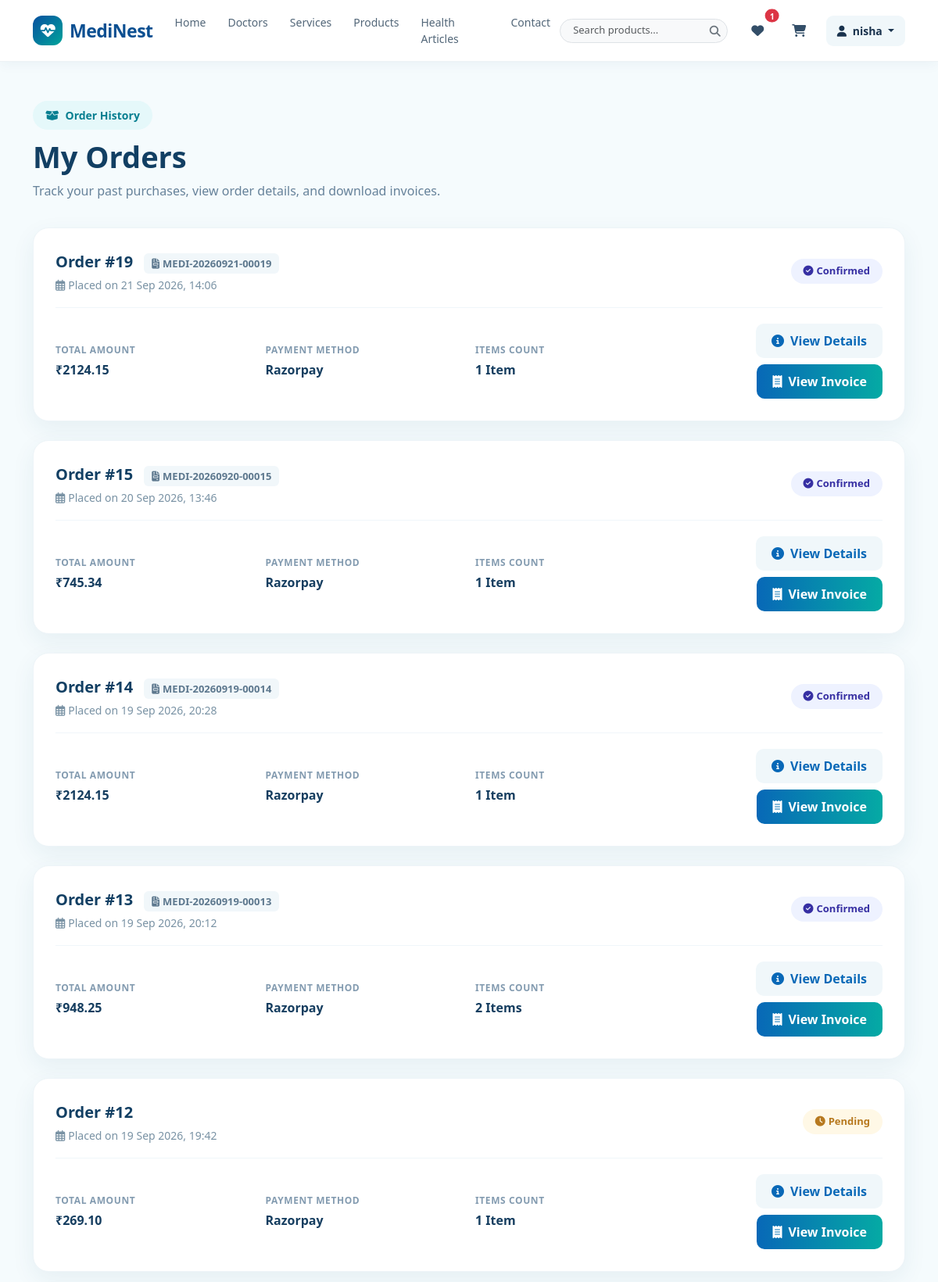
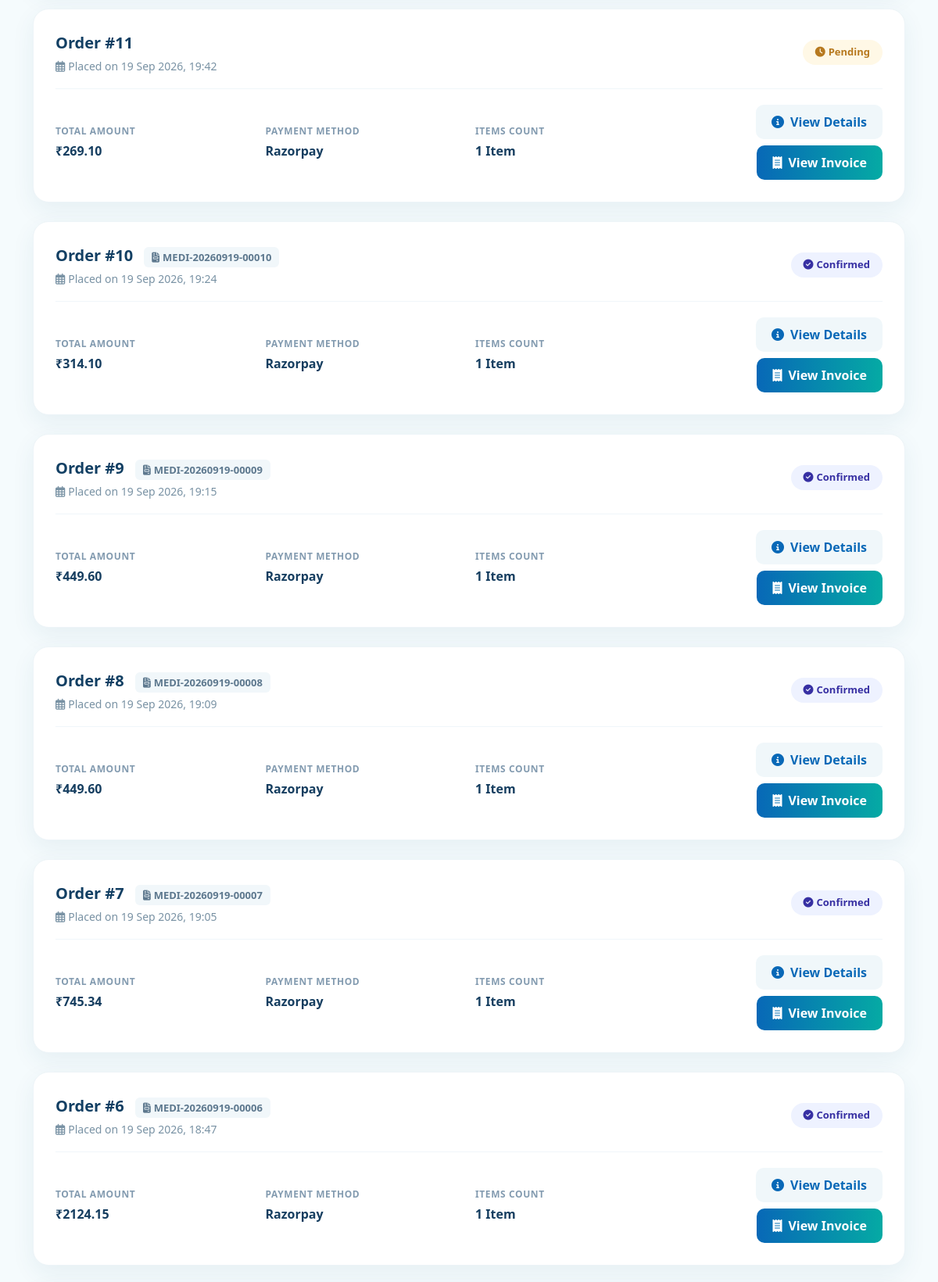
The page /orders/my-orders/ (signed in, upper part) on the database its author committed (2 pictures, top to bottom).
### orders/models.py (models this page shows, shortened)
class Order(models.Model):
    PAYMENT_CHOICES = [
        ("razorpay", "Razorpay"),
        ("cod", "Cash on Delivery"),
    ]
    STATUS_CHOICES = [
        ("pending", "Pending"),
        ("confirmed", "Confirmed"),
        ("shipped", "Shipped"),
        ("delivered", "Delivered"),
        ("cancelled", "Cancelled"),
    ]
    user = models.ForeignKey(
        settings.AUTH_USER_MODEL,
        on_delete=models.CASCADE
    )
    full_name = models.CharField(max_length=150)
    phone = models.CharField(max_length=20)
    address_line1 = models.CharField(max_length=255)
    address_line2 = models.CharField(max_length=255, blank=True)
    city = models.CharField(max_length=100)
    state = models.CharField(max_length=100)
    pincode = models.CharField(max_length=10)
    payment_method = models.CharField(
        max_length=20,
        choices=PAYMENT_CHOICES,
        default="cod"
    )
    status = models.CharField(
        max_length=20,
        choices=STATUS_CHOICES,
        default="pending"
    )
    razorpay_order_id = models.CharField(
        max_length=255,
        blank=True,
        null=True
    )
    razorpay_payment_id = models.CharField(
        max_length=255,
        blank=True,
        null=True
    )
    razorpay_signature = models.CharField(
        max_length=255,
        blank=True,
        null=True
    )
    invoice_number = models.CharField(
        max_length=50,
        blank=True,
        null=True
    )
    paid_at = models.DateTimeField(blank=True, null=True)
    total_amount = models.DecimalField(
        max_digits=10,
        decimal_places=2
    )
    created_at = models.DateTimeField(auto_now_add=True)

### orders/views.py (the view)
@login_required
def my_orders(request):
    orders = Order.objects.filter(user=request.user).order_by("-created_at")
    return render(
        request,
        "orders/my_orders.html",
        {"orders": orders},
    )

### orders/templates/orders/my_orders.html (shortened to what this page needs)
{% extends "base.html" %}
{% block content %}
<section class="orders-page">
    <div class="container">
        <div class="page-header">
            <div class="page-badge">
                <i class="fa-solid fa-box-open me-2"></i>Order History
            </div>
            <h1>My Orders</h1>
            <p>Track your past purchases, view order details, and download invoices.</p>
        </div>
        {% if orders %}
            {% for order in orders %}
            <div class="order-card">
                <div class="order-card-header">
                    <div>
                        <span class="order-id-title">Order #{{ order.id }}</span>
                        {% if order.invoice_number %}
                            <span class="invoice-tag"><i class="fa-solid fa-file-invoice me-1"></i>{{ order.invoice_number }}</span>
                        {% endif %}
                        <div class="order-date mt-1">
                            <i class="fa-regular fa-calendar-alt me-1"></i>Placed on {{ order.created_at|date:"d M Y, H:i" }}
                        </div>
                    </div>
                    <div>
                        {% if order.status == 'pending' %}
                            <span class="status-badge status-pending"><i class="fa-solid fa-clock me-1"></i>Pending</span>
                        {% elif order.status == 'confirmed' %}
                            <span class="status-badge status-confirmed"><i class="fa-solid fa-circle-check me-1"></i>Confirmed</span>
                        {% elif order.status == 'shipped' %}
                            <span class="status-badge status-shipped"><i class="fa-solid fa-truck-fast me-1"></i>Shipped</span>
                        {% elif order.status == 'delivered' %}
                            <span class="status-badge status-delivered"><i class="fa-solid fa-box-archive me-1"></i>Delivered</span>
                        {% else %}
                            <span class="status-badge status-cancelled"><i class="fa-solid fa-circle-xmark me-1"></i>Cancelled</span>
                        {% endif %}
                    </div>
                </div>
                <div class="row align-items-center g-3">
                    <div class="col-6 col-md-3">
                        <div class="info-label">Total Amount</div>
                        <div class="info-value">₹{{ order.total_amount|floatformat:2 }}</div>
                    </div>
                    <div class="col-6 col-md-3">
                        <div class="info-label">Payment Method</div>
                        <div class="info-value">{{ order.get_payment_method_display }}</div>
                    </div>
                    <div class="col-6 col-md-3">
                        <div class="info-label">Items Count</div>
                        <div class="info-value">{{ order.items.count }} Item{% if order.items.count != 1 %}s{% endif %}</div>
                    </div>
                    <div class="col-12 col-md-3 text-md-end">
                        <div class="d-flex gap-2 justify-content-md-end flex-wrap">
                            <a href="{% url 'orders:order_detail' order.id %}" class="btn-view-details">
                                <i class="fa-solid fa-circle-info"></i> View Details
                            </a>
                            <a href="{% url 'orders:invoice' order.id %}" class="btn-view-invoice">
                                <i class="fa-solid fa-receipt"></i> View Invoice
                            </a>
                        </div>
                    </div>
                </div>
            </div>
            {% endfor %}
        {% endif %}
    </div>
</section>
{% endblock %}

### core/templates/includes/navbar.html (shortened to what this page needs)
<nav class="navbar navbar-expand-lg bg-white sticky-top medinest-navbar">
    <div class="container">
        <a class="navbar-brand medinest-logo" href="{% url 'core:home' %}">
            <i class="fa-solid fa-heart-pulse"></i>
            MediNest
        </a>
        <div class="collapse navbar-collapse" id="medinestNavbar">
            <ul class="navbar-nav mx-auto mb-2 mb-lg-0">
                <li class="nav-item">
                    <a class="nav-link" href="{% url 'core:home' %}">
                        Home
                    </a>
                </li>
                <li class="nav-item">
                    <a class="nav-link" href="{% url 'doctors:doctor_list' %}">
                        Doctors
                    </a>
                </li>
                <li class="nav-item">
                    <a class="nav-link" href="{% url 'core:services' %}">
                        Services
                    </a>
                </li>
                <li class="nav-item">
                    <a class="nav-link" href="{% url 'products:product_list' %}">
                        Products
                    </a>
                </li>
                <li class="nav-item">
                    <a class="nav-link" href="{% url 'blog:article_list' %}">
                        Health Articles
                    </a>
                </li>
                <li class="nav-item">
                    <a class="nav-link" href="#">
                        Contact
                    </a>
                </li>
            </ul>
            <div class="d-flex align-items-center gap-3">
                <form action="{% url 'products:product_list' %}" method="get" class="d-none d-md-flex align-items-center me-1">
                    <div class="input-group input-group-sm rounded-pill overflow-hidden border bg-light" style="max-width: 220px;">
                        <input type="text" name="search" class="form-control border-0 bg-transparent ps-3 pe-1" placeholder="Search products..." value="{{ request.GET.search|default:'' }}" style="font-size: 13px;">
                        <button class="btn border-0 text-secondary px-2" type="submit" title="Search">
                            <i class="fa-solid fa-magnifying-glass"></i>
                        </button>
                    </div>
                </form>
                {% if user.is_authenticated %}
                <a href="{% url 'wishlist:wishlist' %}" class="nav-icon-btn position-relative" title="Wishlist">
                    <i class="fa-solid fa-heart"></i>
                    {% with wishlist_count=user.wishlistitem_set.count %}
                    {% if wishlist_count %}
                    <span class="position-absolute top-0 start-100 translate-middle badge rounded-pill bg-danger"
                        style="font-size: 10px;">
                        {{ wishlist_count }}
                    </span>
                    {% endif %}
                    {% endwith %}
                </a>
                {% endif %}
                <a href="{% url 'cart:cart_detail' %}" class="nav-icon-btn" title="Cart">
                    <i class="fa-solid fa-cart-shopping"></i>
                </a>
                {% if user.is_authenticated %}
                <div class="dropdown">
                    <button class="user-btn dropdown-toggle" type="button" data-bs-toggle="dropdown"
                        aria-expanded="false">
                        <i class="fa-solid fa-user me-1"></i>
                        {{ user.username }}
                    </button>
                </div>
                {% else %}
                <a href="{% url 'accounts:login' %}" class="login-btn">
                    Login
                </a>
                {% endif %}
            </div>
        </div>
    </div>
</nav>

### core/templates/includes/navbar.html (style rules this page uses)
.medinest-navbar { min-height: 72px; border-bottom: 1px solid #edf2f5; box-shadow: 0 3px 15px rgba(0, 60, 100, 0.05); z-index: 1000; }
.medinest-logo { display: flex; align-items: center; gap: 9px; font-size: 23px; font-weight: 800; color: #0b4f91 !important; letter-spacing: -0.5px; }
.medinest-logo i { width: 38px; height: 38px; display: flex; align-items: center; justify-content: center; border-radius: 12px; background: linear-gradient(135deg, #0750a0, #00a49b); color: white; font-size: 19px; }
.navbar-nav { gap: 4px; }
.navbar-nav .nav-link { color: #536779; font-size: 14px; font-weight: 500; padding: 10px 12px !important; border-radius: 9px; transition: all 0.25s ease; }
.nav-icon-btn { width: 38px; height: 38px; display: flex; align-items: center; justify-content: center; border: none; background: transparent; color: #334e68; border-radius: 50%; text-decoration: none; transition: 0.25s; }
.user-btn { border: none; background: #f0f7fa; color: #19324d; padding: 9px 14px; border-radius: 9px; font-size: 14px; font-weight: 600; }

### orders/templates/orders/my_orders.html (style rules this page uses)
.orders-page { background: #f5fbfd; min-height: 85vh; padding: 50px 0 80px; }
.page-header { margin-bottom: 35px; }
.page-badge { display: inline-block; background: #e5f8fa; color: #087f91; padding: 8px 16px; border-radius: 30px; font-size: 14px; font-weight: 600; margin-bottom: 12px; }
.page-header h1 { color: #123f63; font-size: 38px; font-weight: 800; margin-bottom: 8px; }
.page-header p { color: #66829a; font-size: 16px; }
.order-card { background: white; border-radius: 20px; padding: 28px; box-shadow: 0 10px 30px rgba(30, 90, 120, 0.07); margin-bottom: 24px; border: 1px solid #edf4f8; transition: transform 0.2s ease, box-shadow 0.2s ease; }
.order-card-header { display: flex; justify-content: space-between; align-items: center; flex-wrap: wrap; gap: 12px; padding-bottom: 18px; border-bottom: 1px solid #f0f6fa; margin-bottom: 20px; }
.order-id-title { font-size: 20px; font-weight: 800; color: #123f63; }
.invoice-tag { font-size: 13px; color: #5d788e; background: #f1f7fa; padding: 4px 10px; border-radius: 6px; font-weight: 600; margin-left: 10px; }
.order-date { color: #7992a4; font-size: 14px; }
.status-badge { display: inline-block; padding: 6px 16px; border-radius: 20px; font-size: 13px; font-weight: 700; text-transform: capitalize; }
.status-pending { background: #fff8e6; color: #b7791f; }
.status-confirmed { background: #eef2ff; color: #3730a3; }
.info-label { font-size: 12px; text-transform: uppercase; letter-spacing: 0.05em; color: #839bb0; font-weight: 600; margin-bottom: 4px; }
.info-value { font-size: 16px; font-weight: 700; color: #163e60; }
.btn-view-details { background: #f0f7fa; color: #0868b7; font-weight: 700; border-radius: 10px; padding: 10px 20px; text-decoration: none; transition: 0.2s; display: inline-flex; align-items: center; gap: 8px; }
.btn-view-invoice { background: linear-gradient(90deg, #0868b7, #05aaa4); color: white; font-weight: 700; border-radius: 10px; padding: 10px 20px; text-decoration: none; transition: 0.2s; display: inline-flex; align-items: center; gap: 8px; }

### rows shown on the page
Order: id "19", invoice_number "MEDI-20260921-00019", created_at "21 Sep 2026, 14:06", status "confirmed" (drawn), total_amount "2124.15", payment_method "Razorpay", items.count "1"
Order: id "15", invoice_number "MEDI-20260920-00015", created_at "20 Sep 2026, 13:46", status "confirmed" (drawn), total_amount "745.34", payment_method "Razorpay", items.count "1"
Order: id "14", invoice_number "MEDI-20260919-00014", created_at "19 Sep 2026, 20:28", status "confirmed" (drawn), total_amount "2124.15", payment_method "Razorpay", items.count "1"
Order: id "13", invoice_number "MEDI-20260919-00013", created_at "19 Sep 2026, 20:12", status "confirmed" (drawn), total_amount "948.25", payment_method "Razorpay", items.count "2"
Order: id "12", created_at "19 Sep 2026, 19:42", status "pending" (drawn), total_amount "269.10", payment_method "Razorpay", items.count "1"
Order: id "11", created_at "19 Sep 2026, 19:42", status "pending" (drawn), total_amount "269.10", payment_method "Razorpay", items.count "1"
Order: id "10", invoice_number "MEDI-20260919-00010", created_at "19 Sep 2026, 19:24", status "confirmed" (drawn), total_amount "314.10", payment_method "Razorpay", items.count "1"
Order: id "9", invoice_number "MEDI-20260919-00009", created_at "19 Sep 2026, 19:15", status "confirmed" (drawn), total_amount "449.60", payment_method "Razorpay", items.count "1"
Order: id "8", invoice_number "MEDI-20260919-00008", created_at "19 Sep 2026, 19:09", status "confirmed" (drawn), total_amount "449.60", payment_method "Razorpay", items.count "1"
Order: id "7", invoice_number "MEDI-20260919-00007", created_at "19 Sep 2026, 19:05", status "confirmed" (drawn), total_amount "745.34", payment_method "Razorpay", items.count "1"
Order: id "6", invoice_number "MEDI-20260919-00006", created_at "19 Sep 2026, 18:47", status "confirmed" (drawn), total_amount "2124.15", payment_method "Razorpay", items.count "1"

### other values the page prints
{{ wishlist_count }} "1"
{{ user.username }} "nisha"
